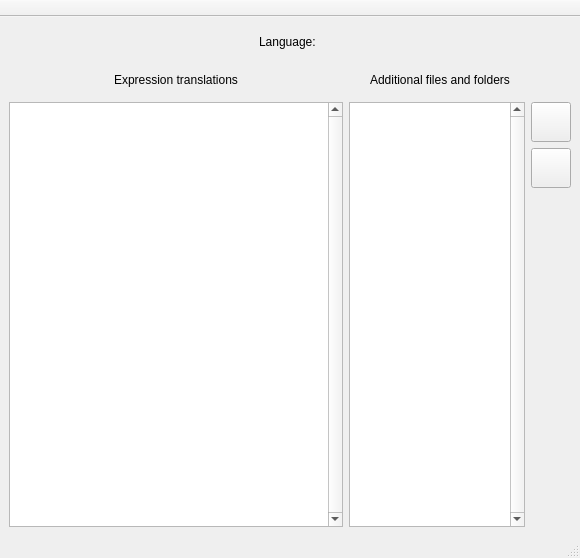
<?xml version="1.0" encoding="UTF-8"?>
<ui version="4.0">
 <class>MainWindow</class>
 <widget class="QMainWindow" name="MainWindow">
  <property name="geometry">
   <rect>
    <x>0</x>
    <y>0</y>
    <width>580</width>
    <height>558</height>
   </rect>
  </property>
  <property name="windowTitle">
   <string>Translation Manager</string>
  </property>
  <widget class="QWidget" name="centralwidget">
   <layout class="QVBoxLayout" name="verticalLayout_4">
    <item alignment="Qt::AlignHCenter">
     <widget class="QFrame" name="frame_4">
      <property name="frameShape">
       <enum>QFrame::NoFrame</enum>
      </property>
      <property name="frameShadow">
       <enum>QFrame::Raised</enum>
      </property>
      <layout class="QHBoxLayout" name="horizontalLayout_4">
       <item>
        <widget class="QLabel" name="label_language_name">
         <property name="text">
          <string>Language: </string>
         </property>
        </widget>
       </item>
      </layout>
     </widget>
    </item>
    <item>
     <layout class="QHBoxLayout" name="horizontalLayout_6" stretch="3,2">
      <item>
       <layout class="QVBoxLayout" name="verticalLayout_3" stretch="0,0">
        <item alignment="Qt::AlignHCenter">
         <widget class="QFrame" name="frame_2">
          <property name="frameShape">
           <enum>QFrame::NoFrame</enum>
          </property>
          <property name="frameShadow">
           <enum>QFrame::Raised</enum>
          </property>
          <layout class="QHBoxLayout" name="horizontalLayout_2">
           <item>
            <widget class="QLabel" name="label_3">
             <property name="text">
              <string>Expression translations</string>
             </property>
            </widget>
           </item>
          </layout>
         </widget>
        </item>
        <item>
         <widget class="QListView" name="list_expressions">
          <property name="sizePolicy">
           <sizepolicy hsizetype="Expanding" vsizetype="Expanding">
            <horstretch>0</horstretch>
            <verstretch>0</verstretch>
           </sizepolicy>
          </property>
          <property name="minimumSize">
           <size>
            <width>300</width>
            <height>0</height>
           </size>
          </property>
          <property name="verticalScrollBarPolicy">
           <enum>Qt::ScrollBarAlwaysOn</enum>
          </property>
         </widget>
        </item>
       </layout>
      </item>
      <item>
       <layout class="QVBoxLayout" name="verticalLayout_2" stretch="0,0">
        <item>
         <layout class="QHBoxLayout" name="horizontalLayout_5">
          <item alignment="Qt::AlignHCenter">
           <widget class="QFrame" name="frame_3">
            <property name="frameShape">
             <enum>QFrame::NoFrame</enum>
            </property>
            <property name="frameShadow">
             <enum>QFrame::Raised</enum>
            </property>
            <layout class="QHBoxLayout" name="horizontalLayout_3">
             <item>
              <widget class="QLabel" name="label_2">
               <property name="text">
                <string>Additional files and folders</string>
               </property>
              </widget>
             </item>
            </layout>
           </widget>
          </item>
          <item>
           <spacer name="horizontalSpacer">
            <property name="orientation">
             <enum>Qt::Horizontal</enum>
            </property>
            <property name="sizeType">
             <enum>QSizePolicy::Fixed</enum>
            </property>
            <property name="sizeHint" stdset="0">
             <size>
              <width>40</width>
              <height>20</height>
             </size>
            </property>
           </spacer>
          </item>
         </layout>
        </item>
        <item>
         <layout class="QHBoxLayout" name="horizontalLayout">
          <item>
           <widget class="QListView" name="list_files">
            <property name="sizePolicy">
             <sizepolicy hsizetype="Expanding" vsizetype="Expanding">
              <horstretch>0</horstretch>
              <verstretch>0</verstretch>
             </sizepolicy>
            </property>
            <property name="maximumSize">
             <size>
              <width>16777215</width>
              <height>16777215</height>
             </size>
            </property>
            <property name="verticalScrollBarPolicy">
             <enum>Qt::ScrollBarAlwaysOn</enum>
            </property>
           </widget>
          </item>
          <item alignment="Qt::AlignTop">
           <widget class="QFrame" name="frame">
            <property name="sizePolicy">
             <sizepolicy hsizetype="Fixed" vsizetype="Fixed">
              <horstretch>0</horstretch>
              <verstretch>0</verstretch>
             </sizepolicy>
            </property>
            <property name="frameShape">
             <enum>QFrame::NoFrame</enum>
            </property>
            <property name="frameShadow">
             <enum>QFrame::Raised</enum>
            </property>
            <layout class="QVBoxLayout" name="verticalLayout">
             <property name="leftMargin">
              <number>0</number>
             </property>
             <property name="topMargin">
              <number>0</number>
             </property>
             <property name="rightMargin">
              <number>0</number>
             </property>
             <item>
              <widget class="QPushButton" name="pbutton_add">
               <property name="sizePolicy">
                <sizepolicy hsizetype="Minimum" vsizetype="Minimum">
                 <horstretch>0</horstretch>
                 <verstretch>0</verstretch>
                </sizepolicy>
               </property>
               <property name="minimumSize">
                <size>
                 <width>40</width>
                 <height>40</height>
                </size>
               </property>
               <property name="maximumSize">
                <size>
                 <width>40</width>
                 <height>40</height>
                </size>
               </property>
               <property name="text">
                <string/>
               </property>
              </widget>
             </item>
             <item>
              <widget class="QPushButton" name="pbutton_remove">
               <property name="sizePolicy">
                <sizepolicy hsizetype="Fixed" vsizetype="Fixed">
                 <horstretch>0</horstretch>
                 <verstretch>0</verstretch>
                </sizepolicy>
               </property>
               <property name="minimumSize">
                <size>
                 <width>40</width>
                 <height>40</height>
                </size>
               </property>
               <property name="maximumSize">
                <size>
                 <width>40</width>
                 <height>40</height>
                </size>
               </property>
               <property name="text">
                <string/>
               </property>
              </widget>
             </item>
            </layout>
           </widget>
          </item>
         </layout>
        </item>
       </layout>
      </item>
     </layout>
    </item>
   </layout>
  </widget>
  <widget class="QStatusBar" name="statusbar"/>
  <widget class="QToolBar" name="tool_bar">
   <property name="windowTitle">
    <string>toolBar</string>
   </property>
   <property name="movable">
    <bool>false</bool>
   </property>
   <property name="toolButtonStyle">
    <enum>Qt::ToolButtonTextBesideIcon</enum>
   </property>
   <property name="floatable">
    <bool>false</bool>
   </property>
   <attribute name="toolBarArea">
    <enum>TopToolBarArea</enum>
   </attribute>
   <attribute name="toolBarBreak">
    <bool>false</bool>
   </attribute>
  </widget>
  <action name="action_new">
   <property name="text">
    <string>New</string>
   </property>
   <property name="toolTip">
    <string>Creates an empty template for a language translation.</string>
   </property>
  </action>
  <action name="action_save">
   <property name="text">
    <string>Save</string>
   </property>
   <property name="toolTip">
    <string>Saves changes</string>
   </property>
  </action>
  <action name="action_delete">
   <property name="text">
    <string>Delete</string>
   </property>
   <property name="toolTip">
    <string>Delete the current configuration for a language translation.</string>
   </property>
  </action>
  <action name="action_copy">
   <property name="text">
    <string>Copy</string>
   </property>
   <property name="toolTip">
    <string>Makes a copy of the configuration for a language translation.</string>
   </property>
  </action>
 </widget>
 <resources/>
 <connections/>
</ui>
